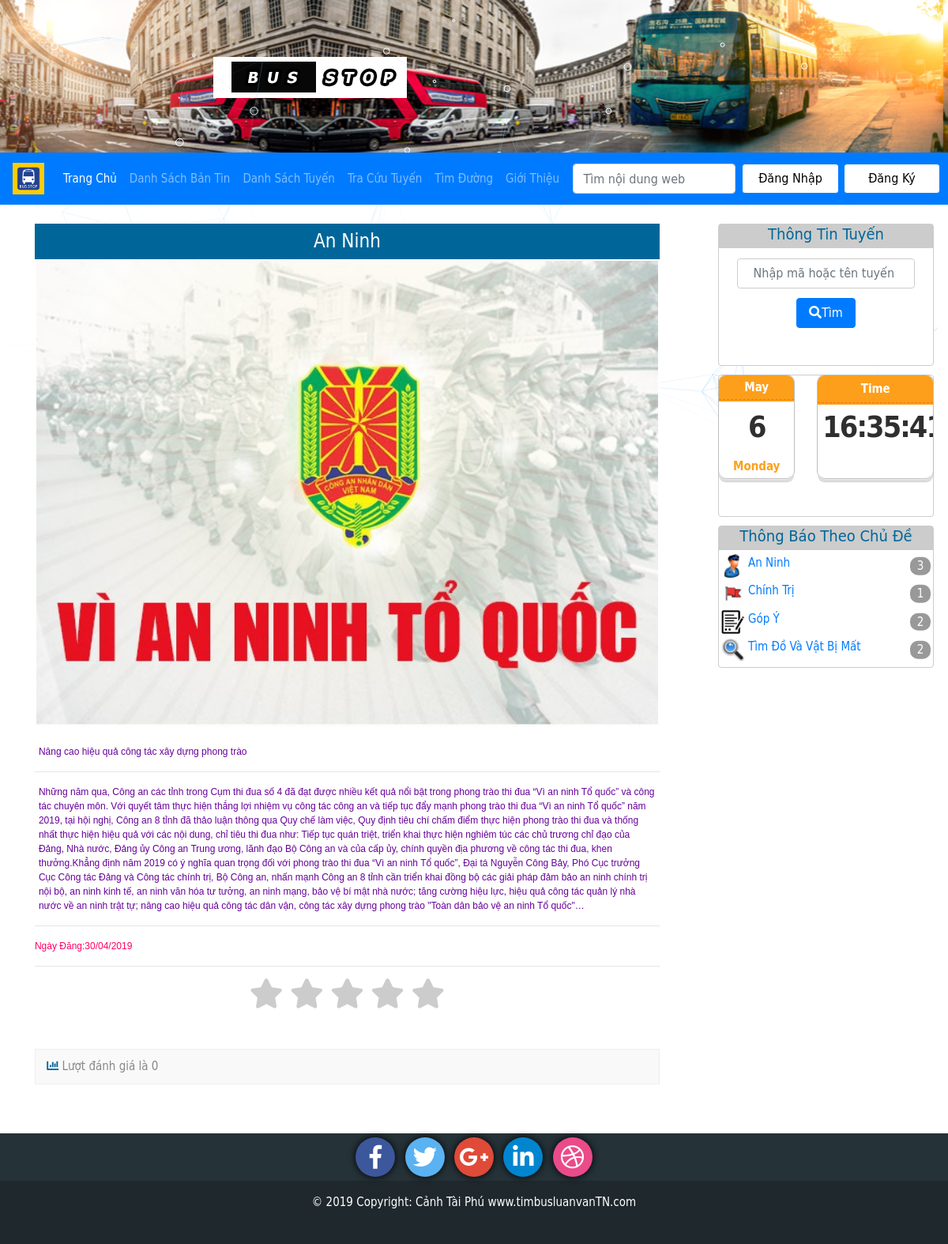
The page /indexUser.php?xem=chitietthongbao&id=5 on the database its author committed.
### tables this page shows
CREATE TABLE `thongbao` (
  `ma_thongbao` int(20) NOT NULL,
  `chude` varchar(100) NOT NULL,
  `tieude` text NOT NULL,
  `noidung` text NOT NULL,
  `hinhanh` varchar(100) NOT NULL,
  `ngaydang` text NOT NULL
);

### php/content/chitietthongbao.php (the view, shortened to what this page needs)
<link href="css/rateit.css" rel="stylesheet" type="text/css">
<?php
$id=$_GET['id'];
include("connect.php");
    $sql="SELECT * FROM thongbao where ma_thongbao=$id";
	$retval=mysqli_query($conn, $sql);
	if(mysqli_num_rows($retval) > 0){
		while($row = mysqli_fetch_assoc($retval)){
            $sql2 = "SELECT ma_thongbao, ROUND(AVG(rate),2) as trungbinh FROM rating where ma_thongbao=$id";
            $retval2=mysqli_query($conn,$sql2);
            while($row2=mysqli_fetch_assoc($retval2)){
            echo  "<div id='chitietbaidang'><h4>".$row['chude']."</h4>
                    <center>
                        <div class='hinhanh'><img src='upload/".$row['hinhanh']."'/></div>
                    </center>
                             <p>".$row['tieude']."</p><hr>
                            <p>".$row['noidung']."</p><hr>
                        <p class='time'>Ngày Đăng:".$row['ngaydang']."</p><hr>
                        <div class='tuongtac_rate'>
                                <section class='rating-widget'>
                                    <div class='rating-stars text-center'>
                                        <ul id='stars'>
                                            <li class='star' title='Poor' data-value='1' data-rate=".$row['ma_thongbao'].">
                                            <i class='fa fa-star fa-fw'></i>
                                            </li>
                                            <li class='star' title='Fair' data-value='2' data-rate=".$row['ma_thongbao'].">
                                            <i class='fa fa-star fa-fw'></i>
                                            </li>
                                            <li class='star' title='Good' data-value='3' data-rate=".$row['ma_thongbao'].">
                                            <i class='fa fa-star fa-fw'></i>
                                            </li>
                                            <li class='star' title='Excellent' data-value='4' data-rate=".$row['ma_thongbao'].">
                                            <i class='fa fa-star fa-fw'></i>
                                            </li>
                                            <li class='star' title='WOW!!!' data-value='5' data-rate=".$row['ma_thongbao'].">
                                            <i class='fa fa-star fa-fw'></i>
                                            </li>
                                        </ul>
                                    </div>
                                    <div class='success-box'>
                                        <div class='clearfix'></div>
                                             <i class='fas fa-chart-bar'></i>";
                                        if($row2['trungbinh']>0){
                                        echo "<div class='text-message'>&nbsp;Lượt đánh giá ".$row2['trungbinh']."</div>";
                                    }else echo "<div class='text-message'>&nbsp;Lượt đánh giá là 0</div>";
                                   echo  "</div>
                        </div>
                </div>";
        }
    }
}else echo "Không có thông báo!";

### css/forum.css (style rules this page uses)
img, object, embed, video { max-width: 100%; }
* { box-sizing: border-box; -moz-box-sizing: border-box; -webkit-box-sizing: border-box; }
body { background-repeat: repeat; font-family:tahoma, "DejaVu Sans Condensed", "sans-serif"; font-size:15px; background-color: #9fd1e8; color:#069; }
#chitietbaidang { text-align:left; width:90%; margin-left: 5%; }
#chitietbaidang h4 { color:#FFF; width:100%; background-color:#069; text-align:center; padding:1%; margin:0%; }
#chitietbaidang .hinhanh { width:100%; height:auto; margin-right:20px; margin-bottom:20px; border:solid 2px #FFF; overflow:hidden; }
#chitietbaidang .hinhanh img { width:100%; height:auto; }
#chitietbaidang p { margin:5px; color:#609; font-family:Verdana, Geneva, sans-serif; font-size: 12px; }

### css/indexUser.css (style rules this page uses)
img, object, embed, video { max-width: 100%; }
* { box-sizing: border-box; -moz-box-sizing: border-box; -webkit-box-sizing: border-box; }
body { background-repeat: repeat; background-color: #9fd1e8; font-family:tahoma, "DejaVu Sans Condensed", "sans-serif"; font-size:15px; color:#069; min-width: 1200px; }
#chitietbaidang .time { text-align:left; margin:0%; color:#F06; }

### css/rateit.css (style rules this page uses)
.rating-stars ul { list-style-type:none; padding:0; -moz-user-select:none; -webkit-user-select:none; }
.rating-stars ul > li.star { display:inline-block; }
.rating-stars ul > li.star > i.fa { font-size:2.5em; color:#ccc; }
.success-box { margin:50px 0; padding:10px 10px; border:1px solid #eee; background:#f9f9f9; }
.success-box > div { vertical-align:top; display:inline-block; color:#888; }

### rows shown on the page
thongbao: chude "An Ninh", hinhanh (picture), tieude "Nâng cao hiệu quả công tác xây dựng phong trào", noidung "Những năm qua, Công an các tỉnh trong Cụm thi đua số 4 đã đạt được nhiều kết quả nổi bật trong phong trào thi đua “Vì an ninh Tổ quốc” và công tác chuyên môn. Với quyết tâm thực hiện thắng lợi nhiệm vụ công tác công an và tiếp tục đẩy mạnh phong trào thi đua “Vì an ninh Tổ quốc” năm 2019, tại hội nghị, Công an 8 tỉnh đã thảo luận thông qua Quy chế làm việc, Quy định tiêu chí chấm điểm thực hiện phong trào thi đua và thống nhất thực hiện hiệu quả với các nội dung, chỉ tiêu thi đua như: Tiếp tục quán triệt, triển khai thực hiện nghiêm túc các chủ trương chỉ đạo của Đảng, Nhà nước, Đảng ủy Công an Trung ương, lãnh đạo Bộ Công an và của cấp ủy, chính quyền địa phương về công tác thi đua, khen…", ngaydang "30/04/2019", $row['ma_thongbao'] 5 (drawn)

### other values the page prints
$row['chude'] "An Ninh"
$row['soluong'] "3"
$row['chude'] "Chính Trị"
$row['soluong'] "1"
$row['chude'] "Góp Ý"
$row['soluong'] "2"
$row['chude'] "Tìm Đồ Và Vật Bị Mất"
